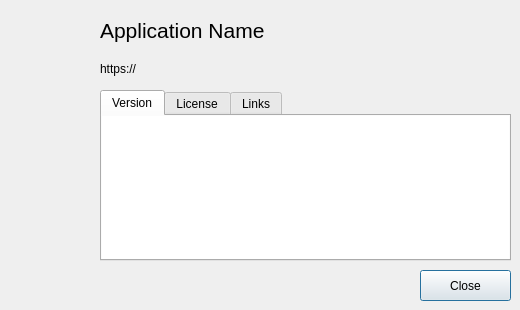
<?xml version="1.0" encoding="UTF-8"?>
<ui version="4.0">
 <class>Dialog</class>
 <widget class="QDialog" name="Dialog">
  <property name="windowModality">
   <enum>Qt::WindowModal</enum>
  </property>
  <property name="geometry">
   <rect>
    <x>0</x>
    <y>0</y>
    <width>520</width>
    <height>310</height>
   </rect>
  </property>
  <property name="sizePolicy">
   <sizepolicy hsizetype="Fixed" vsizetype="Fixed">
    <horstretch>0</horstretch>
    <verstretch>0</verstretch>
   </sizepolicy>
  </property>
  <property name="minimumSize">
   <size>
    <width>520</width>
    <height>310</height>
   </size>
  </property>
  <property name="maximumSize">
   <size>
    <width>520</width>
    <height>310</height>
   </size>
  </property>
  <property name="baseSize">
   <size>
    <width>520</width>
    <height>310</height>
   </size>
  </property>
  <property name="contextMenuPolicy">
   <enum>Qt::NoContextMenu</enum>
  </property>
  <property name="windowTitle">
   <string>About the Application</string>
  </property>
  <property name="modal">
   <bool>true</bool>
  </property>
  <widget class="QLabel" name="AppIcon">
   <property name="geometry">
    <rect>
     <x>10</x>
     <y>10</y>
     <width>75</width>
     <height>75</height>
    </rect>
   </property>
   <property name="text">
    <string/>
   </property>
   <property name="scaledContents">
    <bool>true</bool>
   </property>
  </widget>
  <widget class="QPushButton" name="Close">
   <property name="geometry">
    <rect>
     <x>420</x>
     <y>270</y>
     <width>91</width>
     <height>31</height>
    </rect>
   </property>
   <property name="text">
    <string>Close</string>
   </property>
   <property name="icon">
    <iconset theme="dialog-close"/>
   </property>
   <property name="default">
    <bool>true</bool>
   </property>
  </widget>
  <widget class="QTabWidget" name="AboutTabs">
   <property name="geometry">
    <rect>
     <x>100</x>
     <y>90</y>
     <width>411</width>
     <height>171</height>
    </rect>
   </property>
   <property name="tabShape">
    <enum>QTabWidget::Rounded</enum>
   </property>
   <property name="currentIndex">
    <number>0</number>
   </property>
   <widget class="QWidget" name="TabVersion">
    <attribute name="title">
     <string>Version</string>
    </attribute>
    <layout class="QVBoxLayout" name="verticalLayout_2">
     <property name="spacing">
      <number>0</number>
     </property>
     <property name="leftMargin">
      <number>0</number>
     </property>
     <property name="topMargin">
      <number>0</number>
     </property>
     <property name="rightMargin">
      <number>0</number>
     </property>
     <property name="bottomMargin">
      <number>0</number>
     </property>
     <item>
      <widget class="QTreeWidget" name="VersionTree">
       <property name="frameShape">
        <enum>QFrame::NoFrame</enum>
       </property>
       <property name="editTriggers">
        <set>QAbstractItemView::NoEditTriggers</set>
       </property>
       <property name="showDropIndicator" stdset="0">
        <bool>false</bool>
       </property>
       <property name="rootIsDecorated">
        <bool>false</bool>
       </property>
       <property name="itemsExpandable">
        <bool>false</bool>
       </property>
       <property name="columnCount">
        <number>2</number>
       </property>
       <attribute name="headerVisible">
        <bool>false</bool>
       </attribute>
       <column>
        <property name="text">
         <string>Component</string>
        </property>
       </column>
       <column>
        <property name="text">
         <string>Version</string>
        </property>
       </column>
      </widget>
     </item>
    </layout>
   </widget>
   <widget class="QWidget" name="TabLicense">
    <attribute name="title">
     <string>License</string>
    </attribute>
    <layout class="QVBoxLayout" name="verticalLayout_3">
     <property name="spacing">
      <number>0</number>
     </property>
     <property name="leftMargin">
      <number>0</number>
     </property>
     <property name="topMargin">
      <number>0</number>
     </property>
     <property name="rightMargin">
      <number>0</number>
     </property>
     <property name="bottomMargin">
      <number>0</number>
     </property>
     <item>
      <widget class="QTextEdit" name="LicenseText">
       <property name="frameShape">
        <enum>QFrame::NoFrame</enum>
       </property>
       <property name="horizontalScrollBarPolicy">
        <enum>Qt::ScrollBarAlwaysOff</enum>
       </property>
       <property name="undoRedoEnabled">
        <bool>false</bool>
       </property>
       <property name="readOnly">
        <bool>true</bool>
       </property>
       <property name="acceptRichText">
        <bool>false</bool>
       </property>
      </widget>
     </item>
    </layout>
   </widget>
   <widget class="QWidget" name="TabLinks">
    <attribute name="title">
     <string>Links</string>
    </attribute>
    <layout class="QVBoxLayout" name="verticalLayout_4">
     <property name="sizeConstraint">
      <enum>QLayout::SetNoConstraint</enum>
     </property>
    </layout>
   </widget>
  </widget>
  <widget class="QLabel" name="AppName">
   <property name="geometry">
    <rect>
     <x>100</x>
     <y>10</y>
     <width>411</width>
     <height>41</height>
    </rect>
   </property>
   <property name="font">
    <font>
     <pointsize>16</pointsize>
    </font>
   </property>
   <property name="text">
    <string>Application Name</string>
   </property>
  </widget>
  <widget class="QLabel" name="AppURL">
   <property name="geometry">
    <rect>
     <x>100</x>
     <y>53</y>
     <width>411</width>
     <height>31</height>
    </rect>
   </property>
   <property name="cursor">
    <cursorShape>PointingHandCursor</cursorShape>
   </property>
   <property name="text">
    <string>https://</string>
   </property>
  </widget>
 </widget>
 <resources/>
 <connections/>
</ui>
